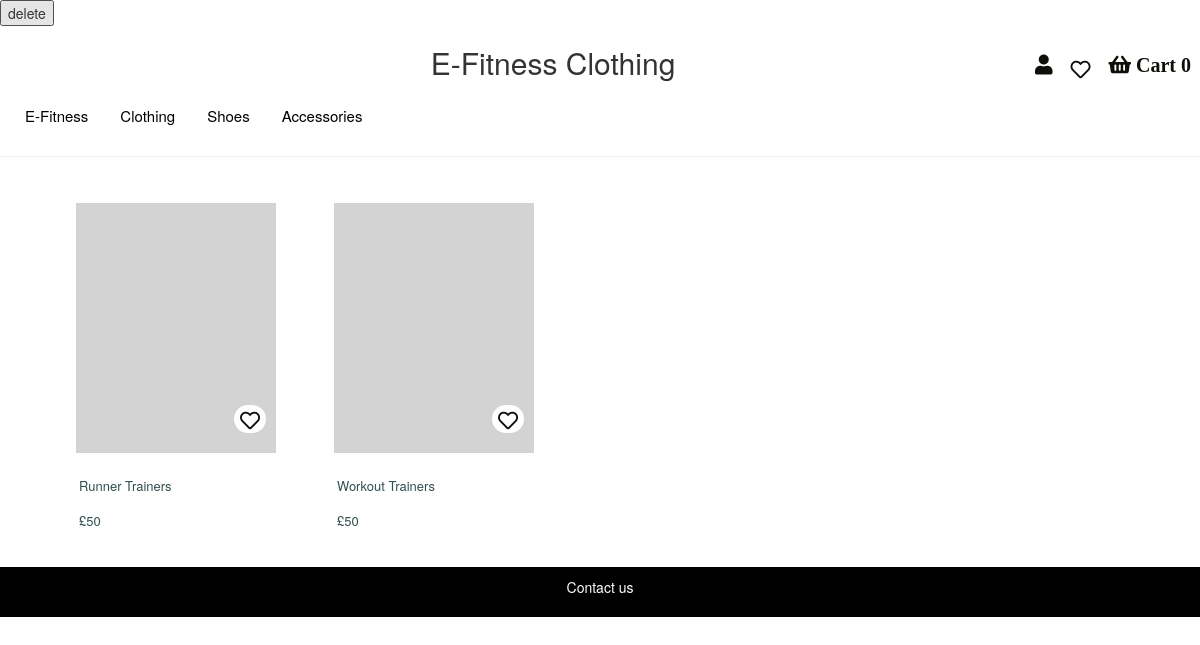
Screenshot of /shoes.php with the database file from the repository.
### tables this page shows
CREATE TABLE `product` (
  `productID` int(11) DEFAULT NULL,
  `productname` varchar(255) DEFAULT NULL,
  `description` varchar(255) DEFAULT NULL,
  `producttype` varchar(50) DEFAULT NULL,
  `price` varchar(50) DEFAULT NULL
);

### shoes.php (the view, shortened to what this page needs)
<?php
include('Connect.php');
$sql = "SELECT * from product WHERE producttype = 'shoes'" ;
$result = mysqli_query($conn,$sql);
?>
<!DOCTYPE html>
<html lang="en" xmlns="http://www.w3.org/1999/xhtml">
<head>
  <link rel="stylesheet" href="StyleSheet1.css" />
<link rel="stylesheet" href="https://use.fontawesome.com/releases/v5.7.0/css/all.css">
</head>
<body>
<form action="" method="post">
	<button name="delete" >delete</button>
	</form>
	<div class="wrapper">
	<?php
	while ($row = mysqli_fetch_array($result)){
	?>
	    <form action="" method="post">
			<div class="flex_container">
				 <div class="productimage">
					 <button class="heart-button" name="favourite"><i class="far fa-heart"></i></button>
				 </div>
				 <div class="productinfo">
					<?php echo"<a href=\"ProductView.php?id=$row[productname]\"> $row[productname]</a>"?><br>
					<?php echo"<a href=\"ProductView.php?id=$row[productname]\"> &pound$row[price]</a>"?>
				</div>
			</div>
		</form>
	<?php
	}
	?>
	</div>
    <footer>
        <p>Contact us</p>
    </footer>
</body>
</html>

### StyleSheet1.css (style rules this page uses)
.wrapper { display: inline-flex; flex-direction: row; flex-wrap: wrap; justify-content: center; margin: 10px 60px 0 60px; flex-basis: 100px; padding: 0; }
button > span, p { display: flex; flex-direction: row; color: white; justify-content: center; }
header { overflow: hidden; background-color: white; }
header a { float: right; display: block; color: black; text-align: center; padding: 9px; text-decoration: none; }
.nav { background-color: white; color: black; margin: 5px 0px 0px 10px; }
.nav li a { color: black; font-size: 15px; }
.text-center { margin:0px 0px 0px 80px; }
.flex_container { display: inline-flex; flex-direction: column; margin: 10px; }
.flex_container > .productimage { flex-basis: 250px; width: 200px; height: 300px; margin: 6px; text-align: center; position: relative; background-color:lightgray; }
.flex_container > .productinfo { width: 220px; height: 80px; margin: 9px; line-height: 35px; font-size: 13px; }
.productinfo a { color: darkslategrey; text-decoration: none; }
footer { background-color: black; text-align: center; padding: 10px; color: white; }
.fa, fa-shopping-basket { color: #0f0f0a; font-size: 20px; }
.heart-button { border-radius: 15px; border: none; background-color: white; position: absolute; bottom: 20px; right: 10px; }
.far, fa-heart { color: white; fill: white; font-size: 20px; margin-top: 25%; }
.fa-heart { color: #0f0f0a; font-size: 20px; }
.fas, fa-user { color: #0f0f0a; font-size: 20px; }

### rows the page displays
product: productname "Runner Trainers", price "50"
product: productname "Workout Trainers", price "50"
